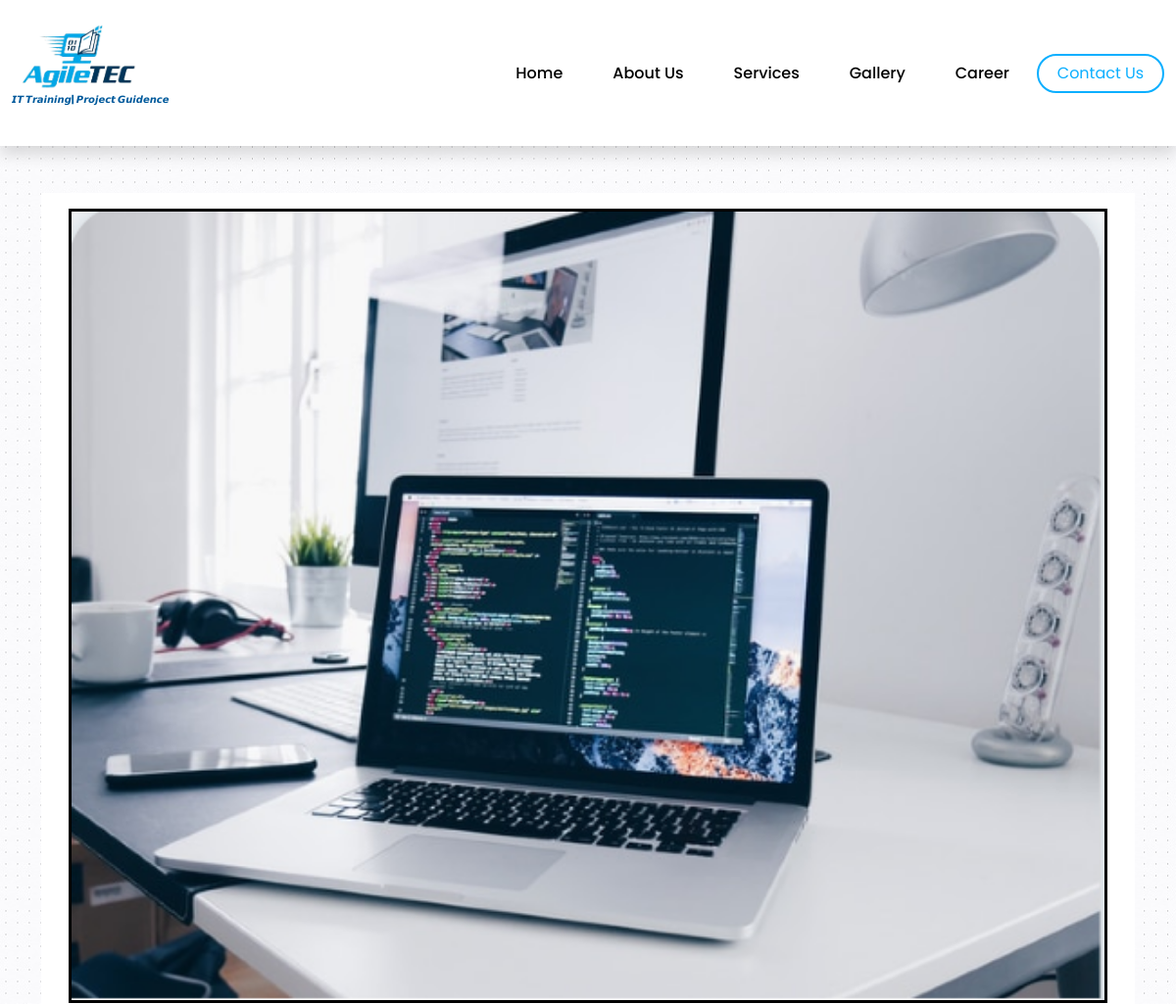
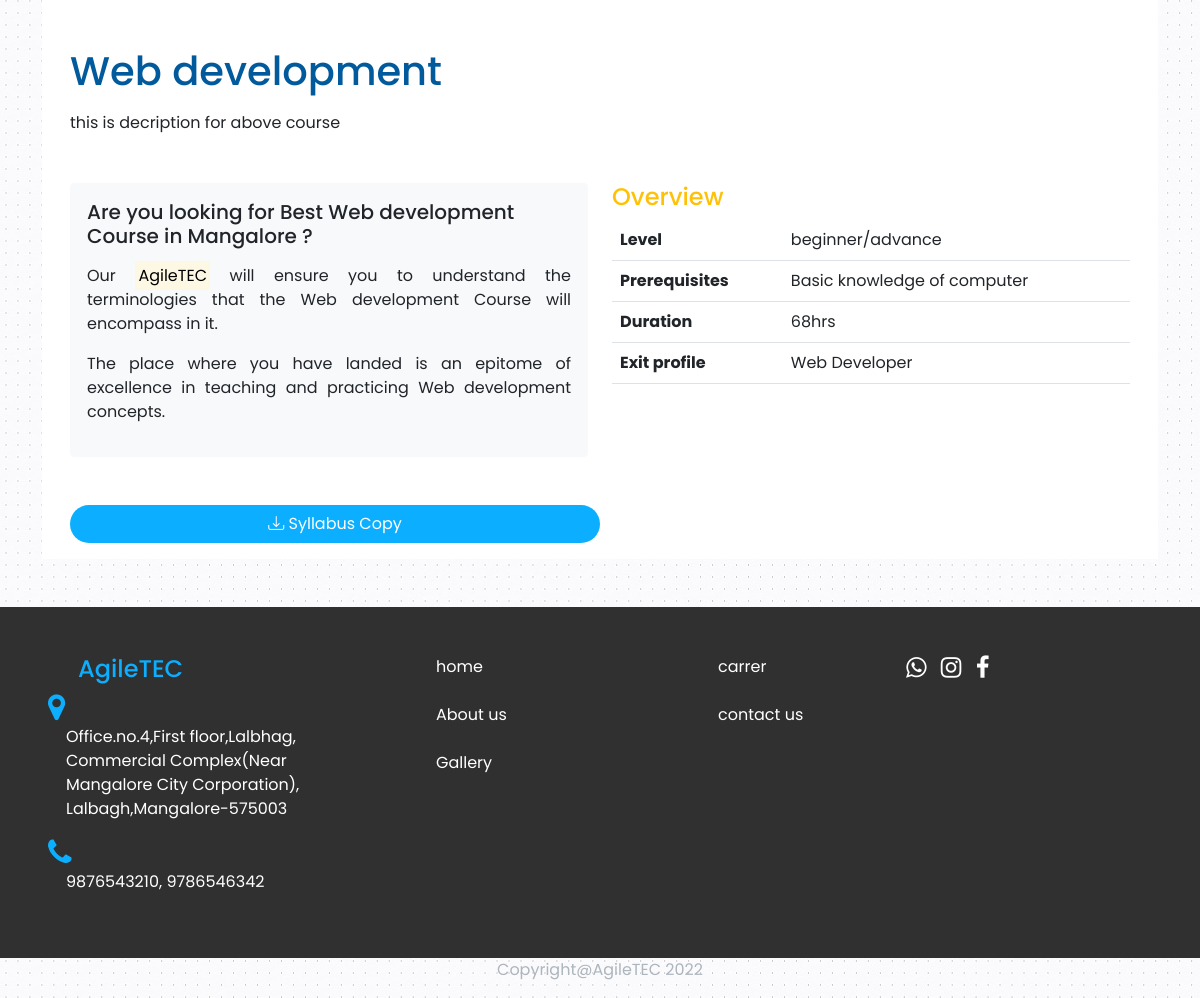
/softTraingdetails.php?id=1, run on the app's committed database (2 pictures, top to bottom).
### tables this page shows
CREATE TABLE `softwaretraining` (
  `id` int(11) NOT NULL AUTO_INCREMENT,
  `service_name` varchar(50) DEFAULT NULL,
  `level` varchar(50) DEFAULT NULL,
  `prereq` varchar(100) DEFAULT NULL,
  `duration` varchar(50) DEFAULT NULL,
  `exit` varchar(100) DEFAULT NULL,
  `descrip` varchar(500) DEFAULT NULL,
  `simg` varchar(50) DEFAULT NULL,
  `syllabus` varchar(50) DEFAULT NULL,
  PRIMARY KEY (`id`)
);

### softTraingdetails.php (the view, shortened to what this page needs)
<!DOCTYPE html>
<?php
    require("connection.php");
?>
<?php
    $id = $_GET['id'];
    $result = mysqli_query($con,"SELECT * FROM `softwaretraining` WHERE `id`='$id'");
    $row = mysqli_fetch_array($result);
?>
<html>
<?php require("header.php");?>
    <body>
<?php require("nav.php");?>
  <div class="container">
            <div class="container" style="background-color: #fff;">
                <div class="p-3 my-5">
                    <div class="mb-5">
                        <img src="img/<?php echo $row['simg']; ?>" style="border: solid #000;width: 100%;" />
                    </div>
                    <div class="mb-3">
                        <h1 style="color:#005A9C;"><?php echo $row['service_name']; ?></h1>
                    </div>
                    <div class="mb-5">
                        <p style="text-align: justify;"><?php echo $row['descrip']; ?></p>
                    </div>
                    <div class="row">
                        <div class="col-md-6 mb-5">
                            <div class="card border-light">
                                <div class="card-body bg-light">
                                    <div>
                                        <h5 class="mb-3">
                                            Are you looking for Best <?php echo $row['service_name']; ?> Course in Mangalore ?
                                        </h5>
                                        <p style="text-align:justify;">
                                            Our <mark>AgileTEC</mark> will ensure you to understand the terminologies that the <?php echo $row['service_name']; ?> Course will encompass in it.
                                        </p>
                                        <p style="text-align:justify;">
                                            The place where you have landed is an epitome of excellence in teaching and practicing <?php echo $row['service_name']; ?> concepts.
                                        </p>
                                    </div>
                                </div>
                            </div>
                        </div>
                        <div class="col-md-6 mb-5">
                            <h4 class="text-warning">Overview</h4>
                            <table class="table">
                                <tr>
                                    <th>Level</th>
                                    <td><?php echo $row['level']; ?></td>
                                </tr>
                                <tr>
                                    <th>Prerequisites</th>
                                    <td><?php echo $row['prereq']; ?></td>
                                </tr>
                                <tr>
                                    <th>Duration</th>
                                    <td><?php echo $row['duration']; ?></td>
                                </tr>
                                <tr>
                                    <th>Exit profile</th>
                                    <td><?php echo $row['exit']; ?></td>
                                </tr>
                            </table>
                        </div>
                    </div>
                    <?php if(isset($row['syllabus'])){ ?>
                    <a href="syllabus/<?php echo $row['syllabus']; ?>" class="btn " style="width:50%">
                        <i class="bi bi-download"></i> Syllabus Copy
                    </a>
                    <?php } ?>
                </div>
            </div>
        </div>
<?php require("footer.php");?>
         <section><div class="container">
                <div class="row">
                    <p class="fs-6 text-center" style="color:#adb5bd">Copyright@AgileTEC 2022</p>
                </div> </div></section>
    </body>
</html>

### css/style.css (style rules this page uses)
* { padding:0; margin:0; box-sizing:border-box; }
body { font-family: 'Poppins', sans-serif; background-image:url(../img/bg.jpg); }
.btn { background-color:#0CAFFF; color: white; outline: none; border-radius: 20px; }

### softTraingdetails.php (style rules this page uses)
body { font-family: 'Poppins', sans-serif; background-image:url(img/bg.jpg); }

### data on the page
softwaretraining: simg (picture), service_name "Web development", descrip "this is decription for above course", level "beginner/advance", prereq "Basic knowledge of computer", duration "68hrs", exit "Web Developer"
